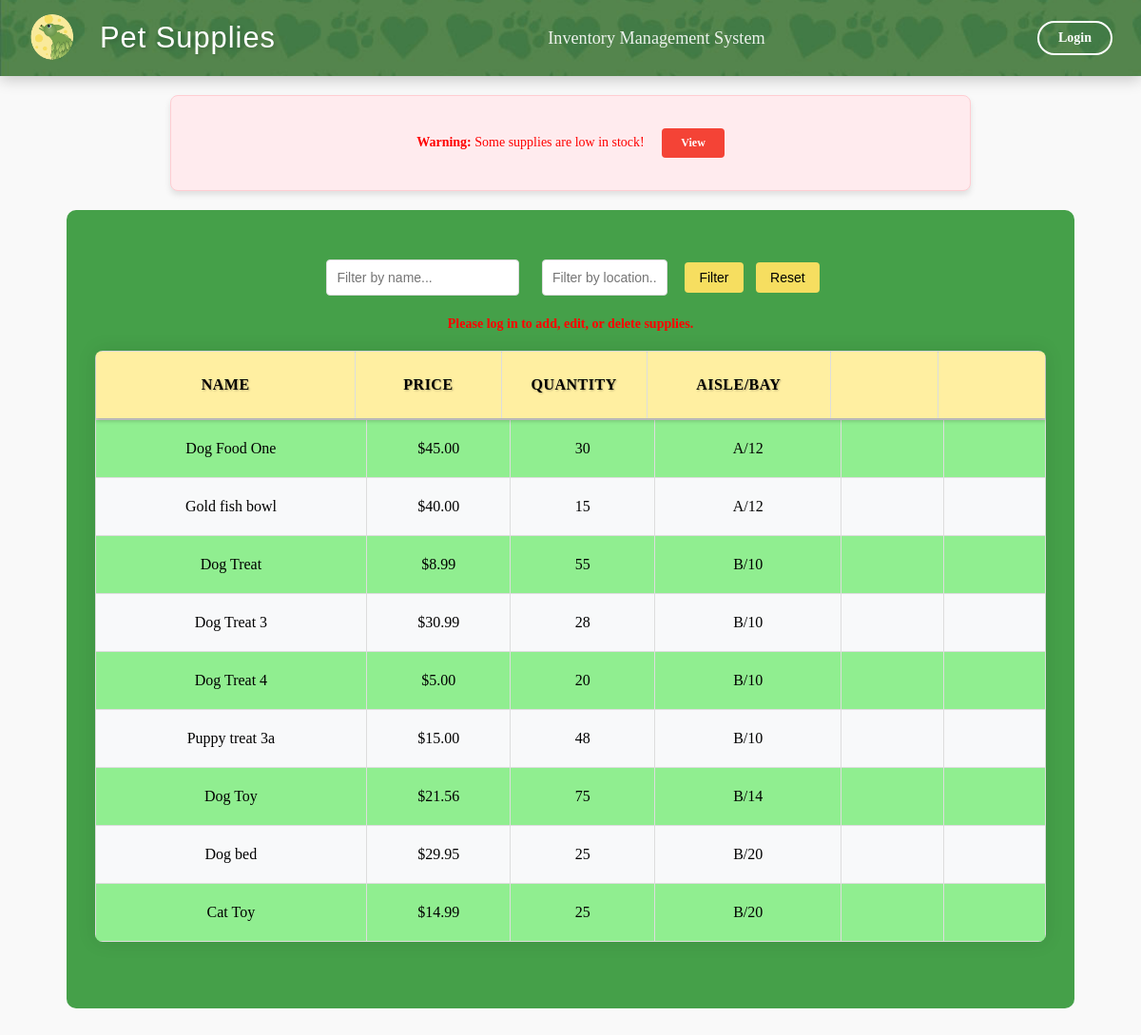
/, run on an earlier commit of the app's database.
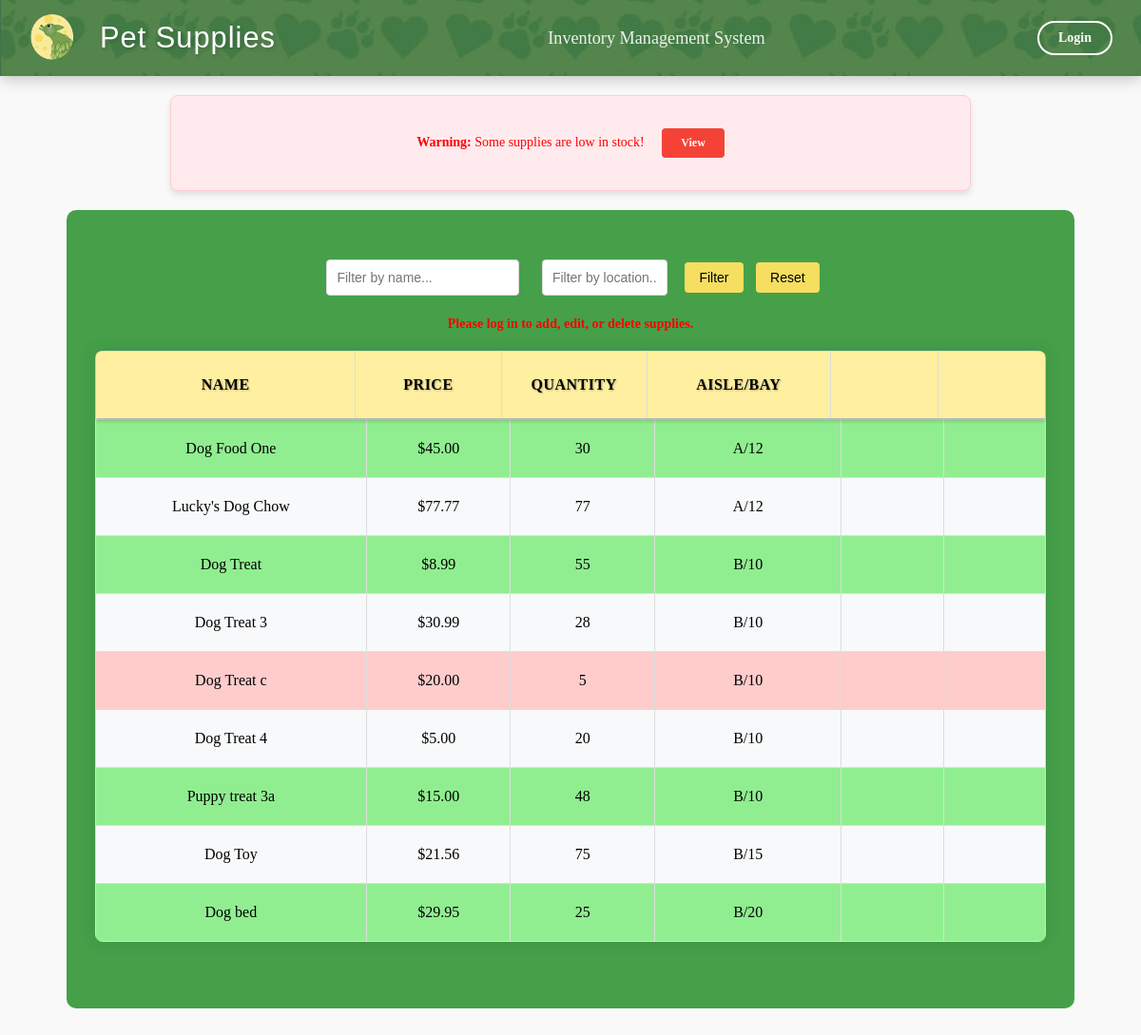
And on a later commit of the database.
### inventory/models.py (models this page shows, shortened)
class Supply(models.Model):
    name = models.CharField(max_length=255, primary_key=True)
    price = models.FloatField()
    quantity = models.IntegerField()
    location = models.CharField(max_length=255)
    reorder_point = models.PositiveIntegerField(default=5)
    deleted = models.BooleanField(default=False)

### inventory/views.py (the view, shortened to what this page needs)
# urls.py: path('', views.index, name='index'),
def index(request):
    location_query = request.GET.get('location', '')
    name_query = request.GET.get('name', '')
    low_stock = request.GET.get('low_stock', False)
    sort_by = request.GET.get('sort', 'location')
    order = request.GET.get('order', 'asc')
    if order == 'desc':
        sort_by = '-' + sort_by
    supplies = Supply.objects.all()
    if low_stock:
        supplies = supplies.filter(quantity__lt=6)
    if location_query:
        supplies = supplies.filter(location__icontains=location_query)
    if name_query:
        supplies = supplies.filter(name__icontains=name_query)
    supplies = supplies.order_by(sort_by)
    low_stock_items = Supply.objects.filter(quantity__lte=models.F('reorder_point'))
    low_stock_items_exist = low_stock_items.exists()
    if 'added_supplies' in request.session:
        del request.session['added_supplies']
    context = {
        'supplies': supplies,
        'low_stock_items': low_stock_items,
        'location_query': location_query,
        'name_query': name_query,
        'low_stock_items_exist': low_stock_items_exist,
        'sort_by': sort_by,
        'order': order,
    }
    return render(request, 'inventory/index.html', context)

### inventory/templates/inventory/index.html (shortened to what the changed rows need)
{% extends 'inventory/base.html' %}
{% load static %}
{% block content %}
<center>
    <div class="conmain">
            <div class="table-container">
                <div class="table-header">
                    <table border="1" class="data_tab">
                        <thead>
                            <tr>
                                <th class="name_head">
                                    <a href="?sort=name&order={% if sort_by == 'name' and order == 'asc' %}desc{% else %}asc{% endif %}">Name</a>
                                </th>
                                <th class="Price_head">
                                    <a href="?sort=price&order={% if sort_by == 'price' and order == 'asc' %}desc{% else %}asc{% endif %}">Price</a>
                                </th>
                                <th class="Quan_head">
                                    <a href="?sort=quantity&order={% if sort_by == 'quantity' and order == 'asc' %}desc{% else %}asc{% endif %}">Quantity</a>
                                </th>
                                <th class="loc_head">
                                    <a href="?sort=location&order={% if sort_by == 'location' and order == 'asc' %}desc{% else %}asc{% endif %}">Aisle/Bay</a>
                                </th>
                                <th class="edit_head"></th>
                                <th class="del_head">
                                </th>
                            </tr>
                        </thead>
                    </table>
                </div>
                <div class="table-body">
                    <table border="1" class="data_tab">
                        <tbody>
                            {% for supply in supplies %}
                            <tr {% if supply.quantity < 6 %}style="background-color: #ffcccc;"{% endif %}>
                                <td class="name_row">{{ supply.name }}</td>
                                <td class="Price_row" onclick="editField(this, 'price', '{{ supply.name }}')">
                                    <span class="display">${{ supply.price|floatformat:2 }}</span>
                                </td>
                                <td class="Quan_row" onclick="editField(this, 'quantity', '{{ supply.name }}')">
                                    <span class="display">{{ supply.quantity }}</span>
                                </td>
                                <td class="loc_row" onclick="editField(this, 'location', '{{ supply.name }}')">
                                    <span class="display">{{ supply.location }}</span>
                                </td>
                                <td class='edit_button'>
                                </td>
                                <td class='Del_button'>
                                </td>
                            </tr>
                            {% empty %}
                            <tr>
                                <td colspan="6">No supplies available.</td>
                            </tr>
                            {% endfor %}
                        </tbody>
                    </table>
                </div>
            </div>
    </div>
{% endblock %}

What changed in the data, as far as the page shows it:
no longer on this page (row edited): Supply: name "Gold fish bowl", price "40.00", quantity "15", location "A/12"
no longer on this page (row edited): Supply: name "Cat Toy", price "14.99", quantity "25", location "B/20"
added Supply: name "Lucky's Dog Chow", price "77.77", quantity "77", location "A/12"
now on this page (row edited): Supply: name "Dog Treat c", price "20.00", quantity "5", location "B/10"
changed Supply "Dog Toy": location "B/14" → "B/15"
